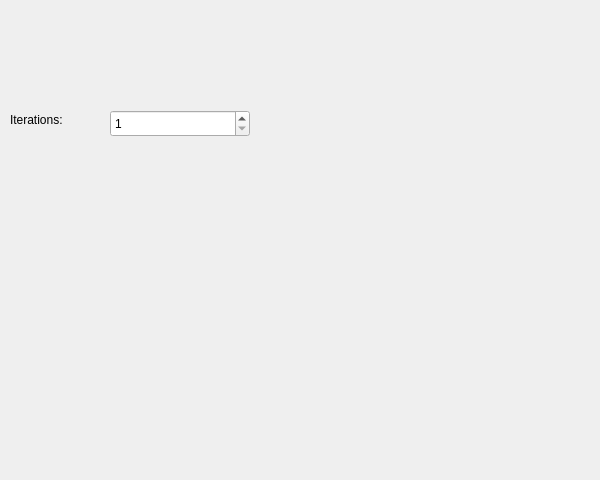
<ui version="4.0">
  <author>Sergey Linev</author>
  <comment></comment>
  <exportmacro></exportmacro>
  <class>QFitAmplEstimWidget</class>
  <widget class="QWidget">
    <property name="geometry" >
      <rect>
        <x>0</x>
        <y>0</y>
        <width>600</width>
        <height>480</height>
      </rect>
    </property>
    <property name="windowTitle">
      <string>QFitAmplEstimWidget</string>
    </property>
    <widget class="QLabel" name="TextLabel1" >
      <property name="geometry" >
        <rect>
          <x>10</x>
          <y>110</y>
          <width>85</width>
          <height>20</height>
        </rect>
      </property>
      <property name="text" >
        <string>Iterations:</string>
      </property>
      <property name="wordWrap" >
        <bool>false</bool>
      </property>
    </widget>
    <widget class="QSpinBox" name="Iterations" >
      <property name="geometry" >
        <rect>
          <x>110</x>
          <y>110</y>
          <width>140</width>
          <height>27</height>
        </rect>
      </property>
      <property name="minimum" >
        <number>1</number>
      </property>
    </widget>
  </widget>
  <layoutdefault spacing="6" margin="11" />
</ui>
